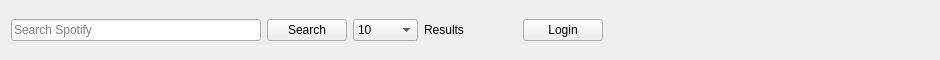
       <widget class="QWidget" name="widget" native="true">
        <property name="minimumSize">
         <size>
          <width>0</width>
          <height>60</height>
         </size>
        </property>
        <property name="maximumSize">
         <size>
          <width>16777215</width>
          <height>60</height>
         </size>
        </property>
        <property name="layoutDirection">
         <enum>Qt::LeftToRight</enum>
        </property>
        <layout class="QHBoxLayout" name="horizontalLayout_2">
         <property name="topMargin">
          <number>0</number>
         </property>
         <property name="bottomMargin">
          <number>0</number>
         </property>
         <item>
          <widget class="QLineEdit" name="searchInput">
           <property name="minimumSize">
            <size>
             <width>250</width>
             <height>0</height>
            </size>
           </property>
           <property name="maximumSize">
            <size>
             <width>350</width>
             <height>16777215</height>
            </size>
           </property>
           <property name="placeholderText">
            <string>Search Spotify</string>
           </property>
          </widget>
         </item>
         <item>
          <widget class="QPushButton" name="searchBtn">
           <property name="text">
            <string>Search</string>
           </property>
          </widget>
         </item>
         <item>
          <widget class="QComboBox" name="resultAmountCombo">
           <property name="minimumSize">
            <size>
             <width>65</width>
             <height>0</height>
            </size>
           </property>
           <property name="maximumSize">
            <size>
             <width>65</width>
             <height>16777215</height>
            </size>
           </property>
           <property name="minimumContentsLength">
            <number>6</number>
           </property>
           <item>
            <property name="text">
             <string>10</string>
            </property>
           </item>
           <item>
            <property name="text">
             <string>20</string>
            </property>
           </item>
           <item>
            <property name="text">
             <string>30</string>
            </property>
           </item>
           <item>
            <property name="text">
             <string>40</string>
            </property>
           </item>
           <item>
            <property name="text">
             <string>50</string>
            </property>
           </item>
          </widget>
         </item>
         <item>
          <widget class="QLabel" name="label_6">
           <property name="text">
            <string>Results</string>
           </property>
          </widget>
         </item>
         <item>
          <spacer name="horizontalSpacer">
           <property name="orientation">
            <enum>Qt::Horizontal</enum>
           </property>
           <property name="sizeHint" stdset="0">
            <size>
             <width>40</width>
             <height>20</height>
            </size>
           </property>
          </spacer>
         </item>
         <item>
          <widget class="QLabel" name="accountTypeLabel">
           <property name="text">
            <string/>
           </property>
          </widget>
         </item>
         <item>
          <widget class="QPushButton" name="loginBtn">
           <property name="text">
            <string>Login</string>
           </property>
          </widget>
         </item>
         <item>
          <spacer name="horizontalSpacer_2">
           <property name="orientation">
            <enum>Qt::Horizontal</enum>
           </property>
           <property name="sizeType">
            <enum>QSizePolicy::Fixed</enum>
           </property>
           <property name="sizeHint" stdset="0">
            <size>
             <width>20</width>
             <height>20</height>
            </size>
           </property>
          </spacer>
         </item>
         <item>
          <widget class="QLabel" name="label">
           <property name="minimumSize">
            <size>
             <width>300</width>
             <height>65</height>
            </size>
           </property>
           <property name="maximumSize">
            <size>
             <width>300</width>
             <height>65</height>
            </size>
           </property>
           <property name="text">
            <string/>
           </property>
           <property name="textFormat">
            <enum>Qt::RichText</enum>
           </property>
           <property name="pixmap">
            <pixmap>../resources/ZSpotifyBannerTP.png</pixmap>
           </property>
           <property name="scaledContents">
            <bool>true</bool>
           </property>
          </widget>
         </item>
        </layout>
       </widget>
